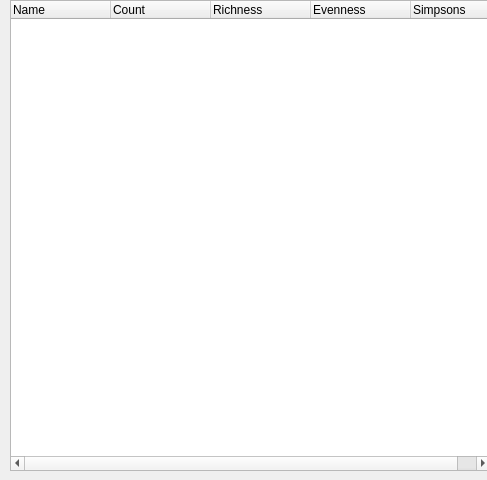
<?xml version="1.0" encoding="UTF-8"?>
<ui version="4.0">
 <class>Dialog</class>
 <widget class="QDialog" name="Dialog">
  <property name="geometry">
   <rect>
    <x>0</x>
    <y>0</y>
    <width>487</width>
    <height>480</height>
   </rect>
  </property>
  <property name="windowTitle">
   <string>Diversity Results</string>
  </property>
  <widget class="QWidget" name="verticalLayoutWidget">
   <property name="geometry">
    <rect>
     <x>10</x>
     <y>0</y>
     <width>481</width>
     <height>471</height>
    </rect>
   </property>
   <layout class="QVBoxLayout" name="lytMain">
    <item>
     <widget class="QTreeWidget" name="trwResult">
      <property name="alternatingRowColors">
       <bool>true</bool>
      </property>
      <column>
       <property name="text">
        <string>Name</string>
       </property>
      </column>
      <column>
       <property name="text">
        <string>Count</string>
       </property>
      </column>
      <column>
       <property name="text">
        <string>Richness</string>
       </property>
      </column>
      <column>
       <property name="text">
        <string>Evenness</string>
       </property>
      </column>
      <column>
       <property name="text">
        <string>Simpsons</string>
       </property>
      </column>
     </widget>
    </item>
   </layout>
  </widget>
 </widget>
 <resources/>
 <connections/>
</ui>
